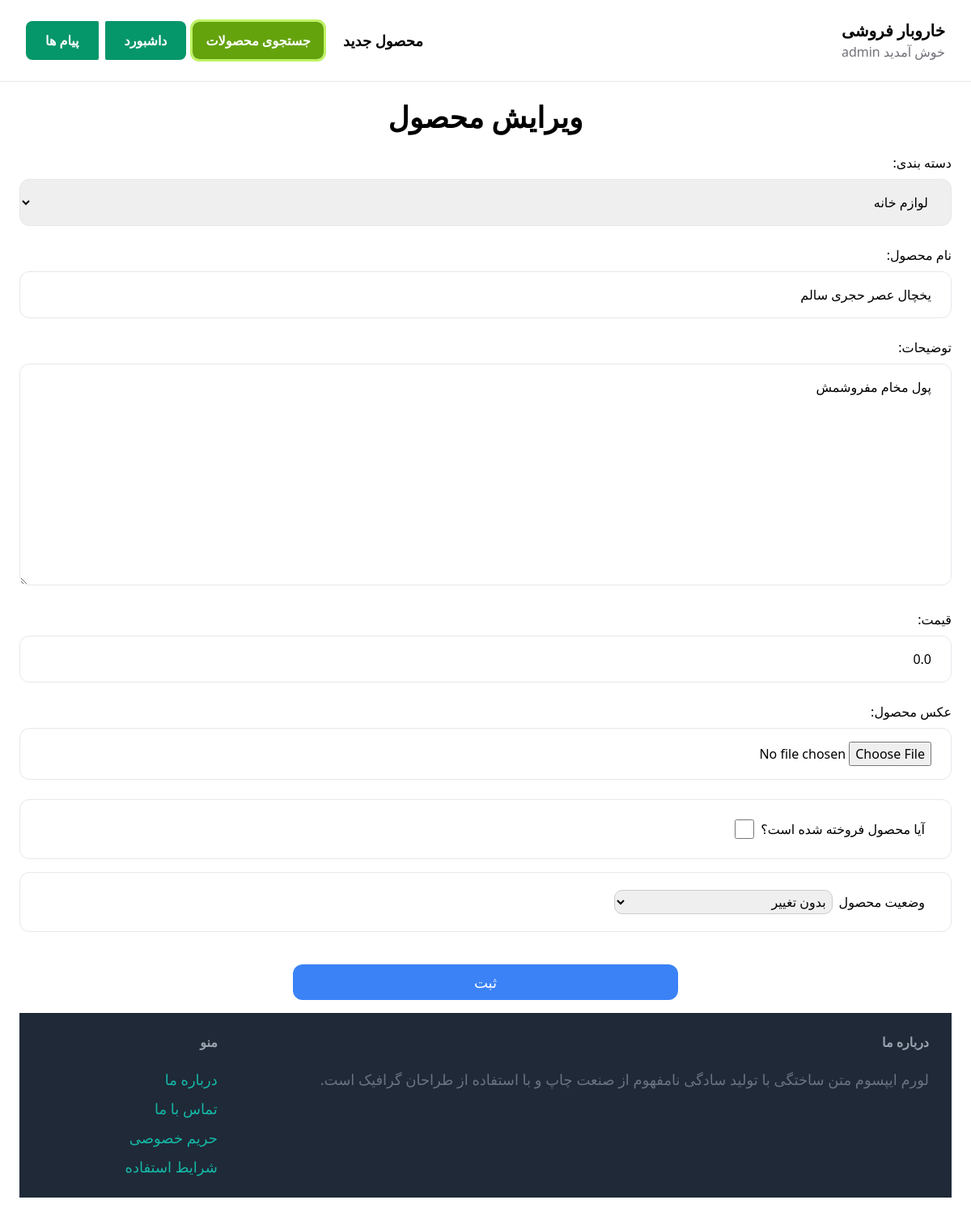
The page /items/26/edit (signed in) on the database its author committed.
### item/models.py (models this page shows, shortened)
class Item(models.Model):
    category = models.ForeignKey(Category , related_name='items',on_delete=models.CASCADE,verbose_name='دسته بندی')
    name = models.CharField(max_length=255,verbose_name='نام محصول')
    description = models.TextField(blank=True, null=True,verbose_name='توضیحات')
    price = models.FloatField(verbose_name='قیمت')
    image = models.ImageField(upload_to='item_images',blank=True,null=True,verbose_name='عکس محصول')
    is_sold = models.BooleanField(default=False,verbose_name='آیا محصول فروخته شده است؟')
    is_deleted = models.BooleanField(default=False)
    created_by = models.ForeignKey(User, related_name='items', on_delete=models.CASCADE)
    created_at = jmodels.jDateTimeField(auto_now_add=True)
    is_approved = models.BooleanField(default=False,verbose_name='آیا محصول مورد تایید است؟')
    is_rejected = models.BooleanField(default=False,)
    reject_msg = models.TextField(blank=True, null=True, verbose_name='توضیحات عدم تایید محصول')
    modified_at = jmodels.jDateTimeField(auto_now=True)

### item/views.py (the view)
# urls.py: path('<int:pk>/edit', views.edit_item , name='edit'),
@login_required
def edit_item(request, pk):
    item = get_object_or_404(Item, pk=pk)
    if not (request.user == item.created_by or request.user.is_superuser):
        return render(request, 'core/403.html', status=403)
    if request.method == 'POST':
        if request.user.is_superuser:
            form = AdminEditItemForm(request.POST, request.FILES, instance=item)
        else:
            form = EditItemForm(request.POST, request.FILES, instance=item)
        if form.is_valid():
            if request.user.is_superuser:
                action = form.cleaned_data.get('action')  # Use get() method to avoid KeyError
                if action == 'is_rejected':
                    item.is_rejected = True
                    item.is_approved = False
                elif action == 'is_approved':
                    item.is_rejected = False
                    item.is_approved = True
            else: # if user edited, item would go to admin check state
                item.is_approved = False
                item.is_rejected = False
            form.save()
            return redirect('item:detail', pk=item.id)
    else:
        if request.user.is_superuser:
            form = AdminEditItemForm(instance=item)
        else:
            form = EditItemForm(instance=item)
    return render(request, 'item/form.html', {
        'form': form,
        'title': 'ویرایش محصول',
        'user': request.user,
    })

### core/context_processors.py (called while the page is built)
def js_messages(request):
    js_messages = [str(message) for message in messages.get_messages(request)]
    return {'js_messages': js_messages}

### item/models.py (called while the page is built)
    def __str__(self):
        return self.name

### item/templates/item/form.html (shortened to what this page needs)
{% extends "core/base.html" %}
{% block content %}
<center><h1 class='mb-6 mx-0 text-4xl font-bold '>{{ title }}</h1></center>
<form action="" enctype="multipart/form-data" method="POST">
    <div class="space-y-4">
        {% for field in form %}
            {% if field.name == 'is_sold' %}
                <div class="py-4 px-6 rounded-xl border w-full">
                    <label for="{{ field.id_for_label }}" class="flex items-center">
                        <span class="m-2">{{ field.label }}</span>
                        {{ field }}
                    </label>
                </div>
            {% elif request.user.is_superuser and field.name == 'action' %}
                <div class="py-4 px-6 rounded-xl border w-full">
                    <label for="{{ field.id_for_label }}" class="flex items-center">
                        <span class="m-2">{{ field.label }}</span>
                        {{ field }}
                    </label>
                </div>
            {% elif field.name == 'reject_msg' and form.is_rejected.value %}
                <div class="py-4 px-6 rounded-xl border w-full">
                    <label for="{{ field.id_for_label }}" class="block font-bold text-gray-700">{{ field.label }}</label>
                    {{ field }}
                    {{ field.errors }}
                </div>
            {% else %}
                <div>
                    {{ field.label_tag }}
                    {{ field }}
                </div>
            {% endif %}
        {% endfor %}
    <div>
    <center><button type="submit" class="mt-6 py-2 px- lg:px-56 text-lg bg-blue-500
     hover:bg-blue-700 rounded-xl text-white">ثبت</button><center>
</form>
{% endblock %}

### core/templates/core/base.html (shortened to what this page needs)
<!DOCTYPE html>
<html >
    <head>
        <link rel="stylesheet" href="https://cdnjs.cloudflare.com/ajax/libs/noUiSlider/14.6.3/nouislider.min.css">
        <script src="https://cdn.tailwindcss.com"></script>
    </head>
    <body dir="rtl">
        <nav class="px-8 py-6 flex justify-between items-center border-b border-gray-200">
            <div >
                <a href="/" class="text-xl font-semibold" >خاروبار فروشی</a>
                {% if request.user.is_authenticated %}
                <p class="text-zinc-500">خوش آمدید {{request.user}}</P>  {% endif %}
            </div>
            <div class="flex items-center">
                <a href="{% url 'item:new_item'%}" class="px-4 text-lg font-semibold hover:text-gray-500">محصول جدید</a>
                <div class="dropdown">
                    <a href="{% url 'item:browse' %}" class=" mx-2 px-4 py-3 font-semibold bg-lime-600 outline outline-lime-300 text-white rounded-lg hover:bg-lime-800">جستجوی محصولات</a>
                </div>
                {% if request.user.is_authenticated %}
                <a href="{% if user.is_superuser %}{% url 'dashboard:admin_dash' %}{% else %}{% url 'dashboard:index' %}{% endif %}" class="px-6 ml-2  py-3 font-semibold bg-emerald-600 text-white rounded-r-lg rounded-l-sm hover:bg-emerald-400">داشبورد</a>
                <a href="{% url 'conversation:inbox' %}" class="px-6 py-3 font-semibold bg-emerald-600 text-white rounded-l-lg rounded-r-sm hover:bg-emerald-400">پیام ها</a>
                {% endif %}
            </div>
        </nav>
        <div class="px-6 py-6">
            {% block content %}
            {% endblock %}
        </div>
        <footer class="px-6 py-6 flex justify-between bg-gray-800 ">
            <div class="w-4/5 pr-1">
                <h3 class="mb-5 font-semibold text-gray-400">درباره ما</h3>
                <p class="text-lg text-gray-500">لورم ایپسوم متن ساختگی با تولید سادگی نامفهوم از صنعت چاپ و با استفاده از طراحان گرافیک است.</p>
            </div>
            <div class="w-1/5">
                <h3 class="mb-5 font-semibold text-gray-400">منو</h3>
                <uL class="space-y-2">
                    <li> <a href="{% url 'core:contact' %}" class="text-lg text-teal-500 hover:text-teal-700">درباره ما</a> </li>
                    <li> <a href="{% url 'core:contact' %}" class="text-lg text-teal-500 hover:text-teal-700">تماس با ما</a> </li>
                    <li> <a href="{% url 'core:contact' %}" class="text-lg text-teal-500 hover:text-teal-700">حریم خصوصی</a> </li>
                    <li> <a href="{% url 'core:contact' %}" class="text-lg text-teal-500 hover:text-teal-700">شرایط استفاده</a> </li>
                </ul>
            </div>
        </footer>
    </body>
</html>

### core/templates/core/base.html (style rules this page uses)
.dropdown { position: relative; }

### rows shown on the page
Item: form "لوازم خانه" "یخچال عصر حجری سالم" "پول مخام مفروشمش" "0.0"

### other values the page prints
{{ request.user }} "admin"
{{ title }} "ویرایش محصول"
{{ field.label_tag }} "دسته بندی:" "نام محصول:" "توضیحات:" "قیمت:" "عکس محصول:"
{{ field.label }} "آیا محصول فروخته شده است؟"
{{ field.label }} "وضعیت محصول"
